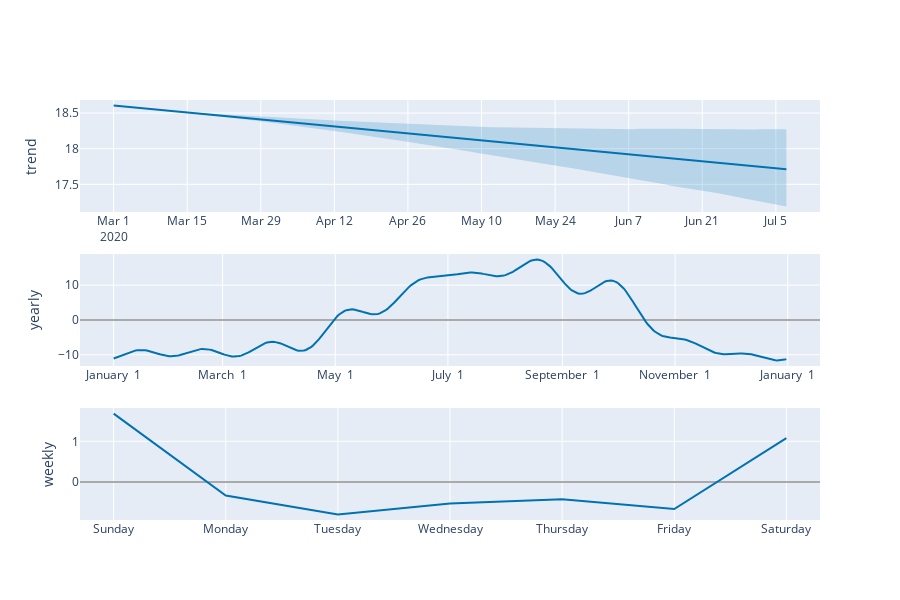

This figure's notebook cell:
### Code cell
plot_components_plotly(m, forecast)

### Figure 1 — Plotly figure (JSON) as saved in the notebook; plotly's stock layout.template omitted (floating-point values rounded to 4 significant figures; data arrays with more than 128 entries replaced by an {"elided": "..."} marker saying what was removed)
{"data": [{"line": {"color": "#0072B2", "width": 2}, "mode": "lines", "name": "trend", "type": "scatter", "x": {"elided": "129 str values"}, "xaxis": "x", "y": {"elided": "129 float values"}, "yaxis": "y"}, {"line": {"color": "rgba(0, 114, 178, 0.2)", "width": 0}, "mode": "lines", "name": "trend_upper", "type": "scatter", "x": {"elided": "129 str values"}, "xaxis": "x", "y": {"elided": "129 float values"}, "yaxis": "y"}, {"fill": "tonexty", "fillcolor": "rgba(0, 114, 178, 0.2)", "line": {"color": "rgba(0, 114, 178, 0.2)", "width": 0}, "mode": "lines", "name": "trend_lower", "type": "scatter", "x": {"elided": "129 str values"}, "xaxis": "x", "y": {"elided": "129 float values"}, "yaxis": "y"}, {"line": {"color": "#0072B2", "width": 2}, "mode": "lines", "name": "yearly", "type": "scatter", "x": {"elided": "365 str values"}, "xaxis": "x2", "y": {"elided": "365 float values"}, "yaxis": "y2"}, {"line": {"color": "#0072B2", "width": 2}, "mode": "lines", "name": "weekly", "type": "scatter", "x": ["2017-01-01T00:00:00.000000000", "2017-01-02T00:00:00.000000000", "2017-01-03T00:00:00.000000000", "2017-01-04T00:00:00.000000000", "2017-01-05T00:00:00.000000000", "2017-01-06T00:00:00.000000000", "2017-01-07T00:00:00.000000000"], "xaxis": "x3", "y": [1.683, -0.3351, -0.7993, -0.5311, -0.4265, -0.6673, 1.076], "yaxis": "y3"}], "layout": {"height": 600, "showlegend": false, "width": 900, "xaxis": {"anchor": "y", "domain": [0, 1], "range": ["2020-02-23T14:24:00", "2020-07-13T09:36:00"], "type": "date"}, "xaxis2": {"anchor": "y2", "domain": [0, 1], "range": ["2016-12-13T18:54:02.958904115", "2018-01-18T11:04:57.863013581"], "tickformat": "%B %e", "type": "date"}, "xaxis3": {"anchor": "y3", "domain": [0, 1], "range": ["2016-12-31T16:48:00", "2017-01-07T07:12:00"], "tickformat": "%A", "type": "date"}, "yaxis": {"anchor": "x", "domain": [0.7333, 1], "rangemode": "normal", "title": {"text": "trend"}, "zerolinecolor": "#AAA"}, "yaxis2": {"anchor": "x2", "domain": [0.3667, 0.6333], "title": {"text": "yearly"}, "zerolinecolor": "#AAA"}, "yaxis3": {"anchor": "x3", "domain": [0, 0.2667], "title": {"text": "weekly"}, "zerolinecolor": "#AAA"}}}
